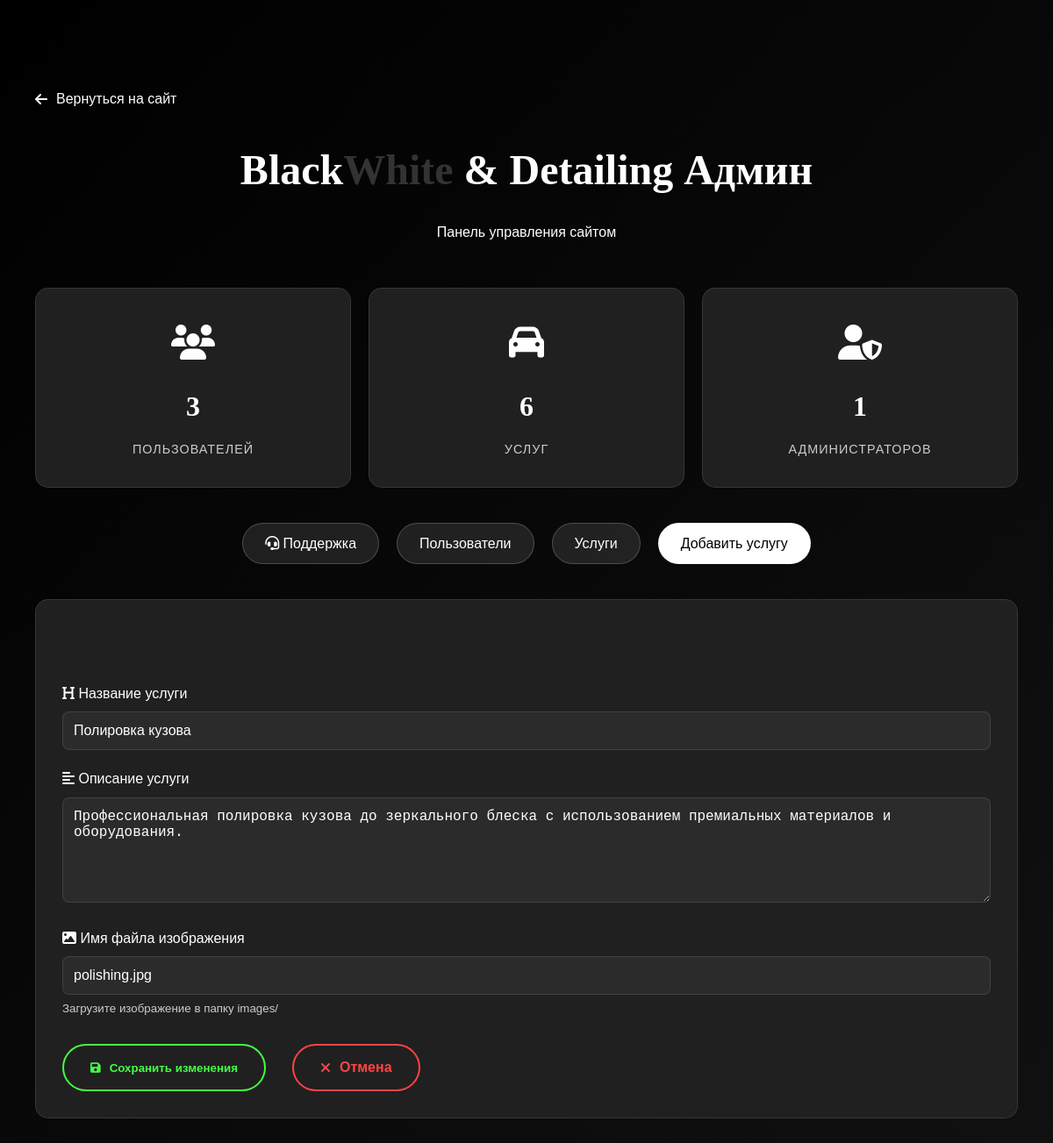
/admin.php?edit_service=1 (signed in), run on the app's committed database.
### tables this page shows
CREATE TABLE `services` (
  `id` int NOT NULL,
  `title` varchar(100) NOT NULL,
  `description` text NOT NULL,
  `image` varchar(255) DEFAULT NULL,
  `created_at` timestamp NULL DEFAULT CURRENT_TIMESTAMP
);

### admin.php (the view, shortened to what this page needs)
<?php
require_once 'config.php';
$edit_service = null;
if (isset($_GET['edit_service'])) {
    $id = intval($_GET['edit_service']);
    $query = "SELECT * FROM services WHERE id = $id";
    $result = mysqli_query($connection, $query);
    $edit_service = mysqli_fetch_assoc($result);
}
$services_query = "SELECT * FROM services ORDER BY id ASC";
$services_result = mysqli_query($connection, $services_query);
?>
<!DOCTYPE html>
<html lang="ru">
<head>
    <link rel="stylesheet" href="style.css">
    <link rel="stylesheet" href="https://cdnjs.cloudflare.com/ajax/libs/font-awesome/6.4.0/css/all.min.css">
</head>
<body>
    <div class="admin-container">
        <div class="container">
            <a href="index.php" class="back-link">
                <i class="fas fa-arrow-left"></i> Вернуться на сайт
            </a>
            <div class="admin-header">
                <h1 class="admin-title">
                    <span class="logo-black">Black</span><span class="logo-white">White</span>
                    <span class="logo-amp">&</span>
                    <span class="logo-detailing">Detailing</span> Админ
                </h1>
                <p>Панель управления сайтом</p>
            </div>
            <div class="stats-cards">
                <div class="stat-card">
                    <div class="stat-icon">
                        <i class="fas fa-users"></i>
                    </div>
                    <span class="stat-number">
                        <?php
                        $count_query = "SELECT COUNT(*) as total FROM users";
                        $count_result = mysqli_query($connection, $count_query);
                        $count = mysqli_fetch_assoc($count_result);
                        echo $count['total'];
                        ?>
                    </span>
                    <span class="stat-label">Пользователей</span>
                </div>
                <div class="stat-card">
                    <div class="stat-icon">
                        <i class="fas fa-car"></i>
                    </div>
                    <span class="stat-number">
                        <?php
                        $count_query = "SELECT COUNT(*) as total FROM services";
                        $count_result = mysqli_query($connection, $count_query);
                        $count = mysqli_fetch_assoc($count_result);
                        echo $count['total'];
                        ?>
                    </span>
                    <span class="stat-label">Услуг</span>
                </div>
                <div class="stat-card">
                    <div class="stat-icon">
                        <i class="fas fa-user-shield"></i>
                    </div>
                    <span class="stat-number">
                        <?php
                        $count_query = "SELECT COUNT(*) as total FROM users WHERE is_admin = 1";
                        $count_result = mysqli_query($connection, $count_query);
                        $count = mysqli_fetch_assoc($count_result);
                        echo $count['total'];
                        ?>
                    </span>
                    <span class="stat-label">Администраторов</span>
                </div>
            </div>
            <div class="admin-nav">
<a href="#support" class="admin-nav-link">
    <i class="fas fa-headset"></i> Поддержка
</a>
                <a href="#users" class="admin-nav-link active">Пользователи</a>
                <a href="#services" class="admin-nav-link">Услуги</a>
                <a href="#add-service" class="admin-nav-link">Добавить услугу</a>
            </div>
            <section id="add-service" class="admin-section">
                <form method="POST" action="">
                    <div class="form-group">
                        <label class="form-label">
                            <i class="fas fa-heading"></i> Название услуги
                        </label>
                        <input type="text"
                               name="title"
                               class="form-input"
                               value="<?php echo $edit_service ? htmlspecialchars($edit_service['title']) : ''; ?>"
                               required>
                    </div>
                    <div class="form-group">
                        <label class="form-label">
                            <i class="fas fa-align-left"></i> Описание услуги
                        </label>
                        <textarea name="description"
                                  class="form-input form-textarea"
                                  required><?php echo $edit_service ? htmlspecialchars($edit_service['description']) : ''; ?></textarea>
                    </div>
                    <div class="form-group">
                        <label class="form-label">
                            <i class="fas fa-image"></i> Имя файла изображения
                        </label>
                        <input type="text"
                               name="image"
                               class="form-input"
                               value="<?php echo $edit_service ? htmlspecialchars($edit_service['image']) : 'service-default.jpg'; ?>"
                               placeholder="Например: polishing.jpg">
                        <small style="color: var(--accent-dark); margin-top: 5px; display: block;">
                            Загрузите изображение в папку images/
                        </small>
                    </div>
                    <div class="form-actions">
                        <button type="submit" class="btn-save">
                            <i class="fas fa-save"></i>
                            <?php echo $edit_service ? 'Сохранить изменения' : 'Добавить услугу'; ?>
                        </button>
                        <a href="admin.php" class="btn-cancel">
                            <i class="fas fa-times"></i> Отмена
                        </a>
                    </div>
                </form>
            </section>
        </div>
    </div>
</body>
</html>

### style.css (style rules this page uses)
* { margin: 0; padding: 0; box-sizing: border-box; }
:root { --black: #000000; --white: #ffffff; --gray-dark: #111111; --gray-medium: #222222; --gray-light: #333333; --gray-lighter: #444444; --accent: #ffffff; --accent-dark: #cccccc; }
body { font-family: 'Montserrat', sans-serif; background-color: var(--black); color: var(--white); line-height: 1.6; overflow-x: hidden; }
.container { max-width: 1200px; margin: 0 auto; padding: 0 20px; }
.logo-black { color: var(--white); }
.logo-white { color: var(--gray-light); }
.logo-amp { color: var(--accent); }
.logo-detailing { color: var(--white); }
.stat-number { display: block; font-size: 2.2rem; font-weight: 700; color: var(--accent); margin-bottom: 8px; font-family: 'Playfair Display', serif; }
.stat-label { color: #888; font-size: 0.85rem; text-transform: uppercase; letter-spacing: 1px; }

### admin.php (style rules this page uses)
.admin-container { min-height: 100vh; background: linear-gradient(135deg, #000000 0%, #111111 100%); padding: 100px 20px 50px; }
.admin-header { text-align: center; margin-bottom: 50px; }
.admin-title { font-family: 'Playfair Display', serif; font-size: 3rem; margin-bottom: 20px; }
.admin-nav { display: flex; justify-content: center; gap: 20px; margin-bottom: 40px; flex-wrap: wrap; }
.admin-nav-link { padding: 10px 25px; background-color: rgba(255, 255, 255, 0.1); border: 1px solid rgba(255, 255, 255, 0.2); border-radius: 30px; color: var(--white); text-decoration: none; transition: all 0.3s; cursor: pointer; }
.admin-nav-link.active { background-color: var(--white); color: var(--black); }
.admin-section { background-color: rgba(34, 34, 34, 0.95); backdrop-filter: blur(10px); padding: 30px; border-radius: 15px; margin-bottom: 30px; border: 1px solid rgba(255, 255, 255, 0.1); display: none; }
.admin-section.active { display: block; }
.stats-cards { display: grid; grid-template-columns: repeat(auto-fit, minmax(250px, 1fr)); gap: 20px; margin-bottom: 40px; }
.stat-card { background-color: rgba(34, 34, 34, 0.95); padding: 30px; border-radius: 15px; text-align: center; border: 1px solid rgba(255, 255, 255, 0.1); transition: transform 0.3s; }
.stat-icon { font-size: 2.5rem; color: var(--accent); margin-bottom: 15px; }
.stat-number { font-size: 2rem; font-weight: 700; color: var(--white); display: block; margin-bottom: 10px; }
.stat-label { color: var(--accent-dark); font-size: 0.9rem; }
.back-link { display: inline-flex; align-items: center; gap: 10px; color: var(--accent); text-decoration: none; margin-bottom: 30px; }
.form-group { margin-bottom: 20px; }
.form-label { display: block; margin-bottom: 8px; color: var(--accent); font-weight: 500; }
.form-input { width: 100%; padding: 12px; background-color: rgba(255, 255, 255, 0.05); border: 1px solid rgba(255, 255, 255, 0.1); border-radius: 8px; color: var(--white); font-size: 1rem; transition: all 0.3s; }
.form-textarea { min-height: 120px; resize: vertical; }
.btn-save { padding: 12px 30px; background-color: transparent; border: 2px solid #44ff44; color: #44ff44; border-radius: 30px; cursor: pointer; font-weight: 600; transition: all 0.3s; display: inline-flex; align-items: center; gap: 10px; }
.btn-cancel { padding: 12px 30px; background-color: transparent; border: 2px solid #ff4444; color: #ff4444; border-radius: 30px; cursor: pointer; font-weight: 600; transition: all 0.3s; margin-left: 15px; text-decoration: none; display: inline-flex; align-items: center; gap: 10px; }
.form-actions { display: flex; gap: 15px; margin-top: 30px; }

### data on the page
services: title "Полировка кузова", description "Профессиональная полировка кузова до зеркального блеска с использованием премиальных материалов и оборудования.", image "polishing.jpg"

### other printed values
$count['total'] "3"
$count['total'] "6"
$count['total'] "1"
